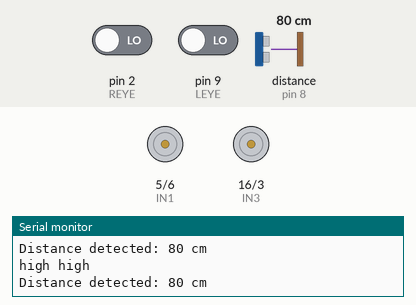
Bench run of a sketch on a simulated Arduino Uno, built with avr-gcc and run on an emulated ATmega328P. On the bench: motor-driver pin pairs drawn as motors (green arrow = first pin HIGH = forward, orange = second pin HIGH = backward, longer = more drive, scaled by the enable pin), the last lines printed to the serial monitor. Wiring (inferred from the names in the program): ultrasonic range finder: trigger pin 7; echo pin 8. Inputs (shaded band) come from the test bench; at power-on: pin 2 (REYE) LOW, pin 9 (LEYE) LOW, distance to the obstacle (sensor on pin 8) 80 cm. The echo pulse lasts 58.3 µs per cm.

Above: at 1.2 s.
1.3 s: pin 2 (REYE) driven HIGH
At 2.4 s:
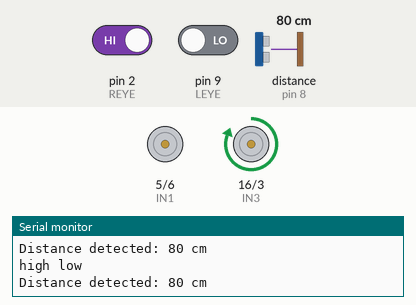
2.8 s: pin 9 (LEYE) driven HIGH
At 3.6 s:
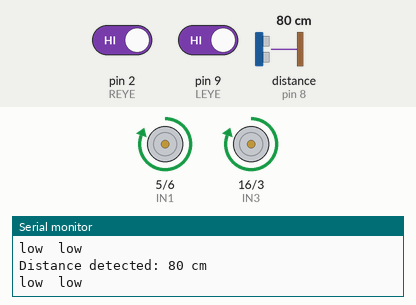
4.3 s: pin 2 (REYE) driven LOW
At 4.8 s:
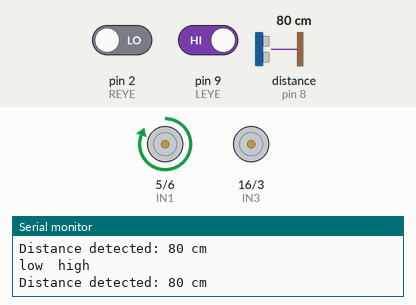
5.8 s: pin 9 (LEYE) driven LOW
At 7.3 s:
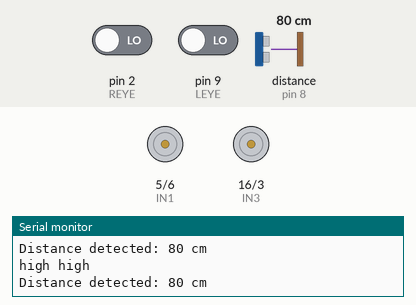
Timing chart, 0 to 8.8 s (numbered marks = the images above; inputs shaded):
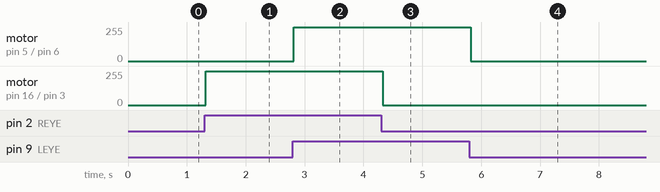

The sketch:

5_Obstacles_Motors_IR.ino
```cpp
// Start/stop motors using IR sensors -> start when sensors detect dark, stop when sensors detect light
// Stop motors when Ultrasonic sensor senses obstacle

// IR sensors
const int LEYE = 9;
const int REYE = 2;


// Motors
// direction control

// left
const int IN1 = 5;
const int IN2 = 6;
// right
const int IN3 = 16;
const int IN4 = 3;

// speed control
const int ENA = 17;
const int ENB = 19;


// Ultrasonic sensors
const int US_TRIG = 7;
const int US_ECHO = 8;


void setup() {
  // put your setup code here, to run once:

  // IR sensors
  Serial.begin(9600);

  // IR Sensors
  pinMode( LEYE, INPUT );
  pinMode( REYE, INPUT );

  // Motors
  pinMode (IN1, OUTPUT);
  pinMode (IN2, OUTPUT);
  pinMode (IN3, OUTPUT);
  pinMode (IN4, OUTPUT);
  pinMode (ENA, OUTPUT);
  pinMode (ENB, OUTPUT);

  // US sensors
  pinMode(US_TRIG, OUTPUT);
  pinMode(US_ECHO, INPUT);

}

void loop() {
  // put your main code here, to run repeatedly:

  // US sensors
  int distance;
  long duration;
  int max_dis = 10;

  digitalWrite( US_TRIG, LOW );
  delayMicroseconds(2);
  digitalWrite( US_TRIG, HIGH );
  delayMicroseconds( 10 );
  digitalWrite( US_TRIG, LOW );


  duration = pulseIn( US_ECHO, HIGH );
  distance = duration/58;

  Serial.print("Distance detected: ");
  Serial.print( distance );
  Serial.println(" cm");


  // Control speed
  analogWrite(ENA, 255);
  analogWrite(ENB, 255);

  int eyeValueL = digitalRead( LEYE );
  int eyeValueR = digitalRead( REYE );


  // Left side

  if((eyeValueL == HIGH) && (distance > max_dis)){  // ON
    Serial.print("low  ");
    left_motor_on();

  }else if ((eyeValueL == LOW) || (distance < max_dis)){    // OFF
    Serial.print("high ");
    left_motor_off();
  }

  // Right side
    if((eyeValueR == HIGH) && (distance > max_dis)){    // ON
    Serial.println("low  ");
    right_motor_on();

  }else if ((eyeValueR == LOW) || (distance < max_dis)){    // OFF
    Serial.println("high ");
    right_motor_off();

  }

}


void left_motor_on() {
  digitalWrite(IN1, HIGH);
  digitalWrite(IN2, LOW);
}

void left_motor_off() {
  digitalWrite(IN1, LOW);
  digitalWrite(IN2, LOW);
}

void right_motor_on() {
  digitalWrite(IN3, HIGH);
  digitalWrite(IN4, LOW);
}

void right_motor_off() {
  digitalWrite(IN3, LOW);
  digitalWrite(IN4, LOW);
}
```

Measured:
- after the input at 1.3 s, motor on pin 16 (IN3) / pin 3 (IN4): stopped → forward 255/255 at once
- after the input at 2.8 s, motor on pin 5 (IN1) / pin 6 (IN2): stopped → forward 255/255 at once
- after the input at 4.3 s, motor on pin 16 (IN3) / pin 3 (IN4): forward 255/255 → stopped at once
- after the input at 5.8 s, motor on pin 5 (IN1) / pin 6 (IN2): forward 255/255 → stopped at once
